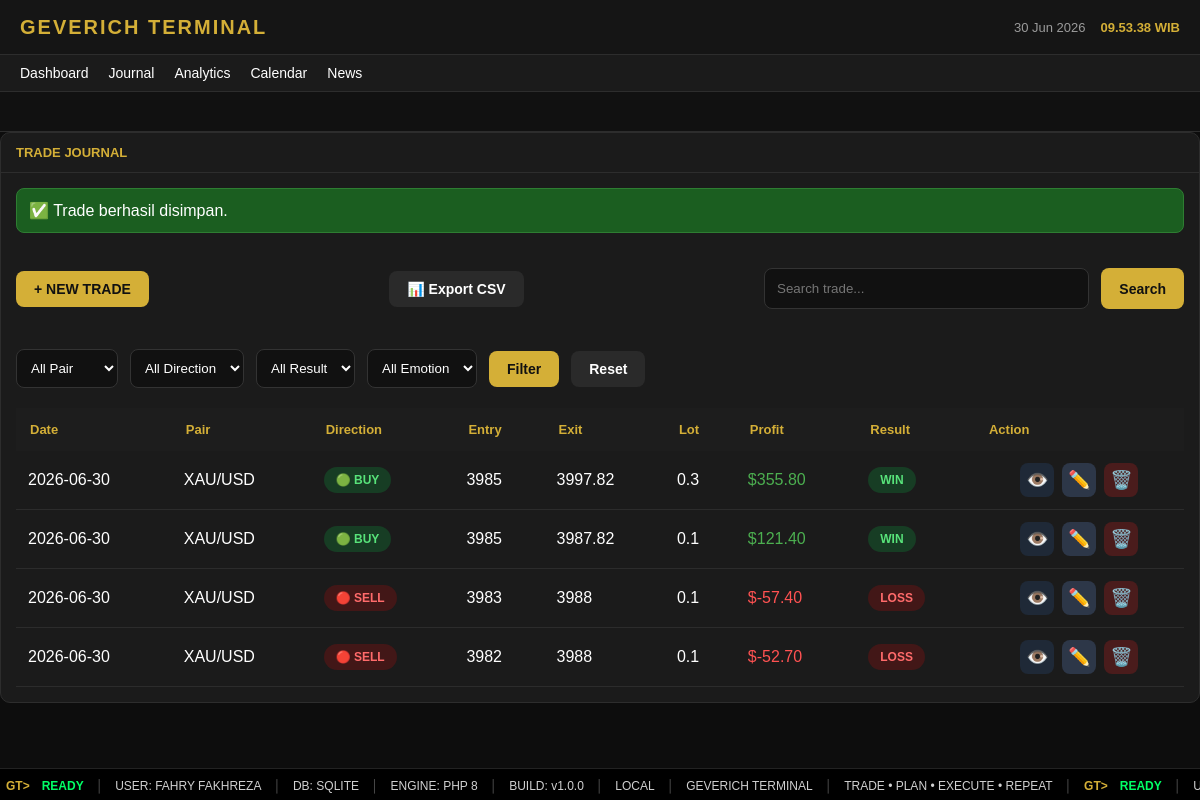
The app's page /?page=journal&success=1, older data.
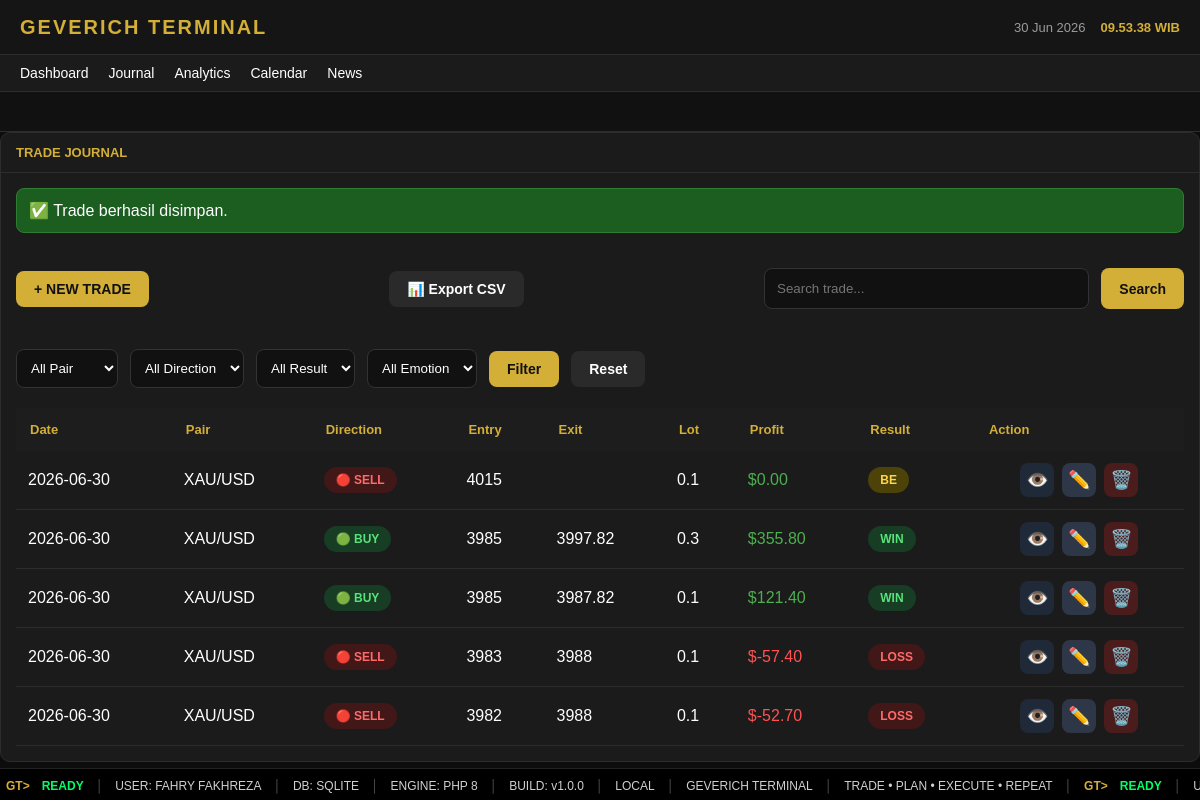
The same page, newer data.
### tables this page shows
CREATE TABLE trades (

id INTEGER PRIMARY KEY AUTOINCREMENT,

tanggal TEXT NOT NULL,

pair TEXT NOT NULL,

direction TEXT NOT NULL,

entry_price REAL NOT NULL,

sl REAL,

tp REAL,

exit_price REAL,

lot REAL,

profit_usd REAL DEFAULT 0,

hasil TEXT,

emotion TEXT,

note TEXT,

created_at DATETIME DEFAULT CURRENT_TIMESTAMP

);

### pages/journal.php (the view, shortened to what this page needs)
<?php
$db = getDB();
$sql = "SELECT * FROM trades WHERE 1=1";
$params = [];
$sql .= " ORDER BY tanggal DESC, id DESC";
$stmt = $db->prepare($sql);
$stmt->execute($params);
$trades = $stmt->fetchAll();
?>
<div class="card">
    <div class="panel-title">
        TRADE JOURNAL
    </div>
    <div class="panel-content">
        <?php if(isset($_GET['success'])): ?>
            <div class="success-box">
                ✅ Trade berhasil disimpan.
            </div>
        <?php endif; ?>
<div class="journal-header">
    <a href="?page=journal-create" class="btn btn-primary">
        + NEW TRADE
    </a>
   <a href="pages/export-csv.php" class="btn btn-secondary">
📊 Export CSV
</a>
    <form method="GET" class="journal-search">
        <input
            type="text"
            name="search"
            placeholder="Search trade..."
            value="<?= htmlspecialchars($_GET['search'] ?? '') ?>"
        >
        <button class="btn btn-primary">
            Search
        </button>
    </form>
</div>
    <form method="GET" class="journal-filter">
    <select name="pair">
        <option value="">All Pair</option>
    </select>
    <select name="direction">
    <option value="">All Direction</option>
</select>
<select name="hasil">
    <option value="">All Result</option>
</select>
<select name="emotion">
    <option value="">All Emotion</option>
</select>
    <button class="btn btn-primary">
        Filter
    </button>
    <a href="?page=journal" class="btn btn-secondary">
        Reset
    </a>
</form>
        <table class="trade-table">
            <thead>
            <tr>
                <th>Date</th>
                <th>Pair</th>
                <th>Direction</th>
                <th>Entry</th>
                <th>Exit</th>
                <th>Lot</th>
                <th>Profit</th>
                <th>Result</th>
                <th>Action</th>
            </tr>
            </thead>
            <tbody>
            <?php foreach($trades as $trade): ?>
            <tr>
                <td><?= $trade['tanggal'] ?></td>
                <td><?= $trade['pair'] ?></td>
<td>
<?php if($trade['direction']=="BUY"): ?>
<span class="badge badge-buy">
🟢 BUY
</span>
<?php else: ?>
<span class="badge badge-sell">
🔴 SELL
</span>
<?php endif; ?>
</td>
                <td><?= $trade['entry_price'] ?></td>
                <td><?= $trade['exit_price'] ?></td>
                <td><?= $trade['lot'] ?></td>
<td>
<?php
$profit=(float)$trade['profit_usd'];
?>
<span style="color:<?= $profit>=0 ? '#4caf50' : '#ff5252' ?>">
$<?= number_format($profit,2) ?>
</span>
</td>
                <td>
<?php
$class="badge-be";
if($trade['hasil']=="WIN"){
    $class="badge-win";
}
if($trade['hasil']=="LOSS"){
    $class="badge-loss";
}
?>
<span class="badge <?= $class ?>">
<?= $trade['hasil'] ?>
</span>
</td>
<td>
<div class="action-group">
<a href="?page=trade-view&id=<?= $trade['id'] ?>" class="action-btn view">
👁️
</a>
<a href="?page=trade-edit&id=<?= $trade['id'] ?>" class="action-btn edit">
✏️
</a>
<a href="pages/delete-trade.php?id=<?= $trade['id'] ?>"
class="action-btn delete"
onclick="return confirm('Yakin ingin menghapus trade ini?')">
🗑️
</a>
</div>
</td>
            </tr>
            <?php endforeach; ?>
            </tbody>
        </table>
    </div>
</div>

### includes/header.php (shortened to what this page needs)
<!DOCTYPE html>
<html lang="id">
<head>
<link rel="stylesheet" href="<?= BASE_URL ?>/assets/css/style.css">
</head>
<body>

### includes/navbar.php
<header class="topbar">
    <div class="logo">
        GEVERICH TERMINAL
    </div>
    <div class="topbar-right">
        <div id="todayDate"></div>
        <div id="clock"></div>
    </div>
</header>
<nav class="navbar">
<a href="?page=dashboard">Dashboard</a>
<a href="?page=journal">Journal</a>
<a href="?page=analytics">Analytics</a>
   <a href="?page=calendar">Calendar</a>
   <a href="?page=news">News</a>
</nav>

### includes/market-ticker.php (shortened to what this page needs)
<section class="market-ticker">
</section>

### index.php (shortened to what this page needs)
<?php
require_once 'includes/header.php';
require_once 'includes/navbar.php';
require_once 'includes/market-ticker.php';
$page = $_GET['page'] ?? 'dashboard';
switch ($page) {
    case 'journal':
        require 'pages/journal.php';
        break;
}
require_once 'includes/footer.php';

### includes/footer.php (shortened to what this page needs)
<footer class="terminal-status">
    <div class="ticker">
        <div class="ticker-content">
            <span class="gt">GT&gt;</span>
            <span class="ready">READY</span>
            <span class="sep">│</span>
            <span>USER: FAHRY FAKHREZA</span>
            <span class="sep">│</span>
            <span>DB: SQLITE</span>
            <span class="sep">│</span>
            <span>ENGINE: PHP 8</span>
            <span class="sep">│</span>
            <span>BUILD: v1.0.0</span>
            <span class="sep">│</span>
            <span>LOCAL</span>
            <span class="sep">│</span>
            <span>GEVERICH TERMINAL</span>
            <span class="sep">│</span>
            <span>TRADE • PLAN • EXECUTE • REPEAT</span>
            <span class="sep">│</span>
            <span class="gt">GT&gt;</span>
            <span class="ready">READY</span>
            <span class="sep">│</span>
            <span>USER: FAHRY FAKHREZA</span>
        </div>
    </div>
</footer>
</body>
</html>

### assets/css/style.css (style rules this page uses)
:root { --gold:#d4af37; --bg:#0d0d0d; --bg-panel:#151515; --bg-card:#1b1b1b; --border:#2d2d2d; --text:#ffffff; --text-muted:#9b9b9b; }
* { margin:0; padding:0; box-sizing:border-box; font-family:Arial, sans-serif; }
body { background:var(--bg); color:var(--text); padding-bottom:32px; }
.topbar { display:flex; justify-content:space-between; align-items:center; padding:0 20px; height:55px; background:var(--bg-panel); border-bottom:1px solid var(--border); }
.logo { font-size:20px; font-weight:bold; color:var(--gold); letter-spacing:2px; }
.topbar-right { display:flex; gap:15px; font-size:13px; color:var(--text-muted); }
#clock { color:var(--gold); font-weight:bold; }
.navbar { display:flex; gap:20px; padding:10px 20px; background:var(--bg-card); border-bottom:1px solid var(--border); }
.navbar a { color:var(--text); text-decoration:none; font-size:14px; }
.market-ticker { height:40px; display:flex; align-items:center; padding:0 15px; background:#111; border-bottom:1px solid var(--border); overflow:hidden; white-space:nowrap; }
.card { background:var(--bg-card); border:1px solid var(--border); border-radius:10px; overflow:hidden; }
.panel-title { padding:12px 15px; border-bottom:1px solid var(--border); color:var(--gold); font-weight:bold; font-size:13px; }
.panel-content { padding:15px; }
.success-box { background:#1b5e20; color:#fff; padding:12px; border-radius:8px; margin-bottom:15px; border:1px solid #2e7d32; }
.btn { display:inline-flex; align-items:center; justify-content:center; padding:10px 18px; border:none; border-radius:8px; font-size:14px; font-weight:600; text-decoration:none; cursor:pointer; transition:.25s; }
.btn-primary { background:#d4af37; color:#111; }
.btn-secondary { background:#2a2a2a; color:#fff; }
.journal-header { display:flex; justify-content:space-between; align-items:center; gap:20px; margin-bottom:20px; }
.journal-search { display:flex; gap:10px; width:420px; }
.journal-search input { flex:1; }
.trade-table { width:100%; border-collapse:collapse; }
.trade-table th { background:#1d1d1d; color:var(--gold); padding:14px; font-size:13px; text-align:left; }
.trade-table td { padding:12px; border-bottom:1px solid #2c2c2c; }
.journal-search { display:flex; gap:12px; margin:20px 0; }
.journal-search input { flex:1; padding:12px; background:#111; border:1px solid #333; color:white; border-radius:8px; }
.journal-filter { display:flex; gap:12px; margin-bottom:20px; align-items:center; }
.journal-filter select { padding:10px; background:#111; color:#fff; border:1px solid #333; border-radius:8px; }
.badge { display:inline-block; padding:6px 12px; border-radius:20px; font-size:12px; font-weight:bold; }
.badge-buy { background:#173d24; color:#58e37a; }
.badge-sell { background:#421717; color:#ff6b6b; }
.badge-win { background:#173d24; color:#58e37a; }
.badge-loss { background:#421717; color:#ff6b6b; }
.badge-be { background:#4d4208; color:#ffd54f; }
.action-btn { display:inline-flex; justify-content:center; align-items:center; width:34px; height:34px; border-radius:8px; text-decoration:none; font-size:18px; transition:.2s; cursor:pointer; }
.action-group { display:flex; justify-content:center; align-items:center; gap:8px; }
.action-btn.view { background:#1f2937; }
.action-btn.edit { background:#2d3748; }
.action-btn.delete { background:#4a1c1c; }
.terminal-status { position:fixed; bottom:0; left:0; width:100%; height:32px; background:#000; border-top:1px solid #222; overflow:hidden; z-index:9999; display:flex; align-items:center; }
.ticker { width:100%; overflow:hidden; }
.ticker-content { display:inline-flex; align-items:center; white-space:nowrap; font-family:Consolas, monospace; font-size:12px; color:#d0d0d0; animation:bloombergTicker 35s linear infinite; }
.ticker-content span { padding:0 6px; }
.gt { color:#d4af37; font-weight:bold; }
.ready { color:#00ff66; font-weight:bold; }
.sep { color:#555; }

Row changes from the older to the newer data that the page shows:
added trades: tanggal "2026-06-30", pair "XAU/USD", direction "🔴 SELL", entry_price "4015", lot "0.1", profit_usd "0.00", hasil "BE"
